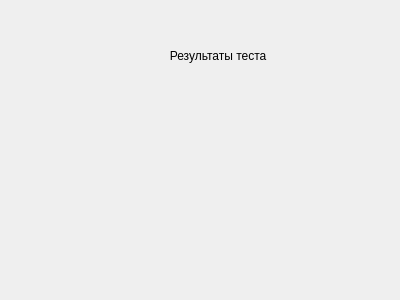
<?xml version="1.0" encoding="UTF-8"?>
<ui version="4.0">
 <class>Dialog</class>
 <widget class="QDialog" name="Dialog">
  <property name="geometry">
   <rect>
    <x>0</x>
    <y>0</y>
    <width>400</width>
    <height>300</height>
   </rect>
  </property>
  <property name="windowTitle">
   <string>Dialog</string>
  </property>
  <widget class="QLabel" name="label">
   <property name="geometry">
    <rect>
     <x>50</x>
     <y>20</y>
     <width>301</width>
     <height>71</height>
    </rect>
   </property>
   <property name="text">
    <string>                                    Результаты теста</string>
   </property>
  </widget>
 </widget>
 <resources/>
 <connections/>
</ui>
